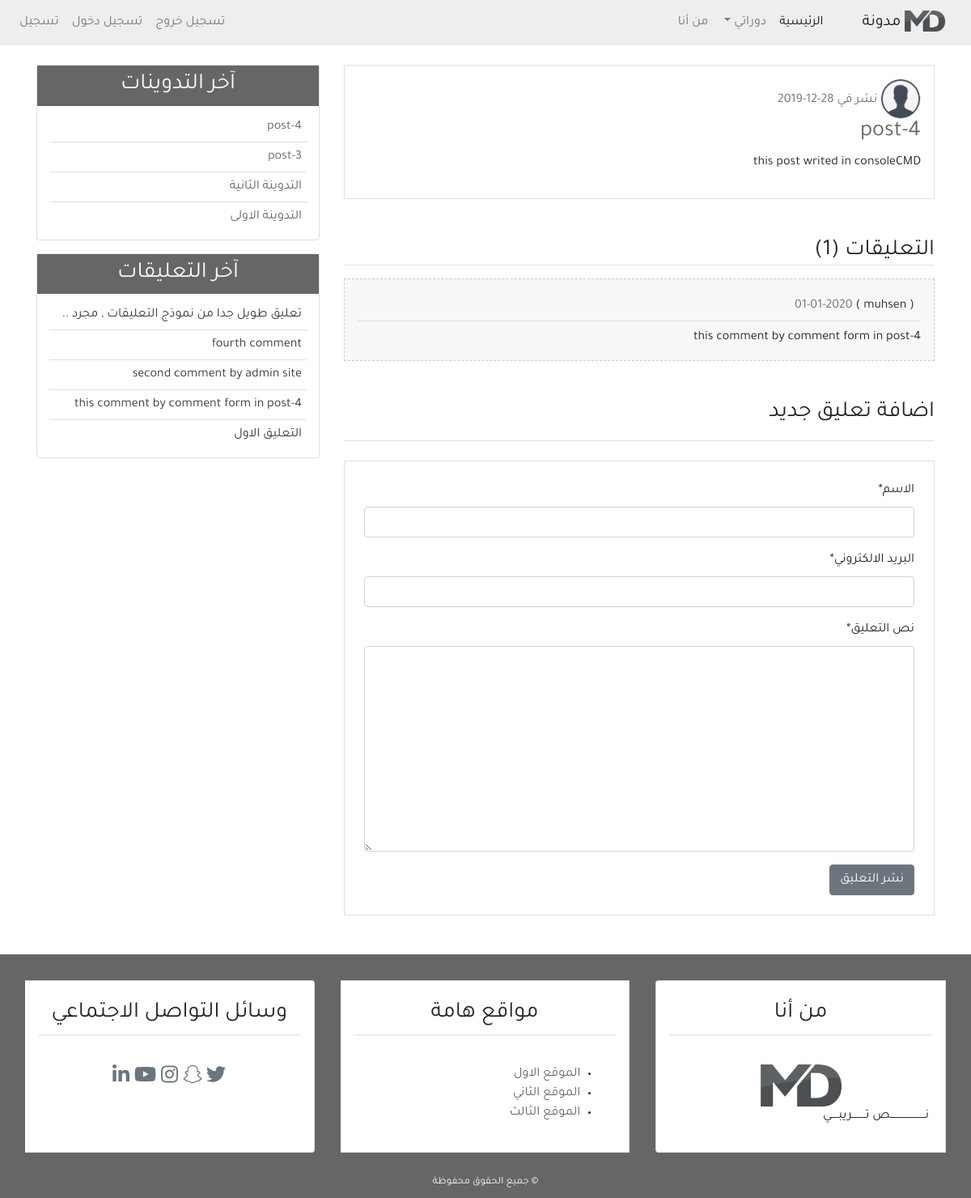
/detail/4/, run on the app's committed database.
### blog/models.py (models this page shows, shortened)
class Post(models.Model):                                           # -5a
    title = models.CharField(max_length=100)
    content = models.TextField()
    post_date = models.DateTimeField(default=timezone.now)           # (auto_now_add=True)
    post_update = models.DateTimeField(auto_now=True)
    author = models.ForeignKey(User, on_delete=models.CASCADE)
    def __str__(self):                                              # -5c
        return self.title
    class Meta:                                                     # -6b
        ordering = ('-post_date', )

class Comment(models.Model):                                        # -8a
    name = models.CharField(max_length=50, verbose_name='الاسم')    # -9c add arabic word
    email = models.EmailField(verbose_name='البريد الالكتروني')
    body = models.TextField(verbose_name='نص التعليق')
    cmnt_date = models.DateTimeField(auto_now=True)
    active = models.BooleanField(default=False)
    post = models.ForeignKey(Post, on_delete=models.CASCADE, related_name='comments')
    class Meta:                                                     # -8e
        ordering = ('-cmnt_date', )

### blog/views.py (the view)
def post_detail(request, post_id):                          # -7a
    post = get_object_or_404(Post, pk=post_id)               # -7b
    comments = post.comments.filter(active=True)           # -8d   post.related_name
    if request.method == 'POST':                            # -11a
        comment_form = NewComment(data=request.POST)
        if comment_form.is_valid():                         # -11b
            new_comment = comment_form.save(commit=False)
            new_comment.post = post                         # الارتباط بجدول التدوينات
            new_comment.save()
            comment_form = NewComment()
    else:
        comment_form = NewComment
    context = {
        'page_title': post,
        'post': post,                                       # -7b
        'comments': comments,                              # -8d
        'comment_form': comment_form,                       # -9b
    }
    return render(request, 'blog/detail.html', context)

### blog/templatetags/post_tag.py (called while the page is built)
@register.inclusion_tag('blog/latest_posts.html')       # -12a
def latest_posts():
    context = {
        'l_posts': Post.objects.all()[0:5]
    }
    return context

@register.inclusion_tag('blog/latest_comments.html')       # -13a
def latest_comments():
    context = {
        'l_comments': Comment.objects.filter(active=True)[0:5]
    }
    return context

### blog/templates/blog/detail.html (shortened to what this page needs)
{% extends 'blog/base.html' %}
{% load static %}
{% load crispy_forms_tags %}
{% block content %}
    <div class="border p-3 mb-4">
        <img src="{% static 'blog/images/icons-user-profile-male.jpg' %}"
            class="img-fluid rounded-circle border" alt="شعار المدونة" width="50px">
        <span class="text-secondary">نشر في {{ post.post_date|date:'d-m-Y' }}</span>
        <h3 class="text-dark"><a href="#">{{ post.title }}</a></h3>
        <p>{{ post.content }}</p>
    </div>
    <h3 class="border-bottom mt-5 mb-3">التعليقات ({{ comments.count }})</h3>
    {% if comments %}
        {% for comment in comments %}
            <div class="mb-3 p-3 comment">
                <h6 class="border-bottom p-2">
                    ( {{ comment.name }} )
                    <span class="text-secondary">{{ comment.cmnt_date|date:'d-m-Y' }}</span>
                </h6>
                <p class="mb-0">{{ comment.body }}</p>
            </div>
        {% endfor %}
    {% else %}
        <div class="text-center mb-3 p-4 comment">
            <h5 class="mb-0">لا توجد تعليقات</h5>
        </div>
    {% endif %}
<h3 class="border-bottom pb-3 mb-3 mt-5">اضافة تعليق جديد</h3>
<div class="border p-4 mb-5 mt-4">
    <form method="POST">
        {{comment_form|crispy}}
        <input class="btn btn-secondary" type="submit" value="نشر التعليق">
    </form>
</div>
{% endblock content %}

### blog/templates/blog/latest_posts.html
<ul class="list-group-flush latest_post">
    {% for post in l_posts %}
        <li class="list-group-item latest_post_item">
            <a href="{% url 'detail_url' post.id %}">{{ post.title }}</a>
        </li>
    {% endfor %}
</ul>

### blog/templates/blog/latest_comments.html
<ul class="list-group-flush latest_comment">
    {% for comment in l_comments %}
        <li class="list-group-item latest_comment_item">
            <a class="text-dark" href="{% url 'detail_url' comment.post.id %}">
                {% if comment.body|length > 40 %}
                {{ comment.body|slice:'40' }} ..
                {% else %}
                {{ comment.body }}
                {% endif %}
            </a>
        </li>
    {% empty %}
    <li class="list-group-item latest_comment_item">لا توجد تعليقات</li>
    {% endfor %}
</ul>

### blog/static/blog/css/main.css (style rules this page uses)
html, body { direction: rtl; text-align: right; }
body { font-family: 'Tajawal', 'sans-serif'; }
a { color: #666; }
.latest_post, .latest_comment { padding: 0 15px; }
.latest_post .latest_post_item, .latest_comment .latest_comment_item { padding: 6px; }
.latest_post li:first-child, .latest_comment li:first-child { border-top: 0; }
.latest_post li:last-child, .latest_comment li:last-child { border-bottom: 0; padding-bottom: 0; }
.comment { background-color: #f8f8f8; border: 1px dashed #ccc; }

### data on the page
Post: post_date "28-12-2019", title "post-4", content "this post writed in consoleCMD"
Comment: cmnt_date "01-01-2020", body "this comment by comment form in post-4"
Post: title "post-3"
Post: title "التدوينة الثانية"
Post: title "التدوينة الاولى"
Comment: body "تعليق طويل جدا من نموذج التعليقات , مجرد"
Comment: body "fourth comment"
Comment: body "second comment by admin site"
Comment: body "التعليق الاول"

### other printed values
{{ comments.count }} "1"
